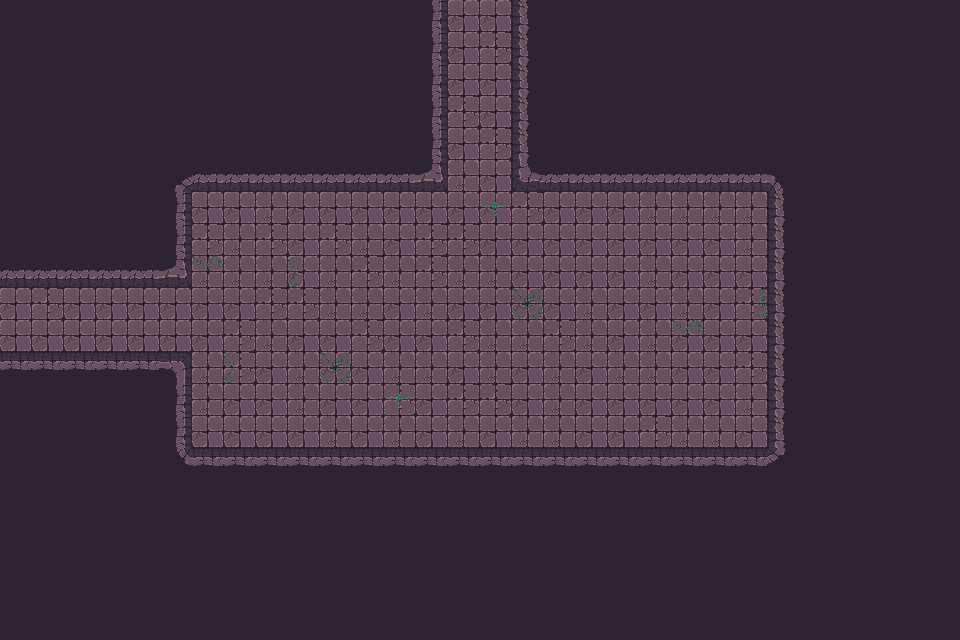

This game map was drawn from its Tiled (.tmx) file and the tilesets committed beside it. A one-line description and the full map source follow:
An orthogonal 30x20 tile map with 32x32 px tiles, 3 tile layers (Walls, Decor, Items), 2 tilesets and 58 objects.

<map version="1.10" tiledversion="1.11.2" orientation="orthogonal" renderorder="right-down" width="30" height="20" tilewidth="32" tileheight="32" infinite="0" nextlayerid="3" nextobjectid="1">
    <tileset firstgid="1" name="Town Tileset" tilewidth="32" tileheight="32" tilecount="64" columns="8">
        <image source="../../../tiles/World H Tileset.png" trans="ff00ff" width="256" height="256" />
        <tile id="4">
            <objectgroup draworder="index" id="2">
                <object id="1" x="0" y="0" width="32" height="32" />
            </objectgroup>
        </tile>
        <tile id="5">
            <objectgroup draworder="index" id="2">
                <object id="1" x="0" y="0" width="32" height="32" />
            </objectgroup>
        </tile>
        <tile id="6">
            <objectgroup draworder="index" id="2">
                <object id="1" x="0" y="0" width="32" height="32" />
            </objectgroup>
        </tile>
        <tile id="7">
            <objectgroup draworder="index" id="2">
                <object id="1" x="0" y="0" width="32" height="32" />
            </objectgroup>
        </tile>
        <tile id="8">
            <objectgroup draworder="index" id="2">
                <object id="1" x="0" y="0" width="32" height="32" />
            </objectgroup>
        </tile>
        <tile id="10">
            <objectgroup draworder="index" id="2">
                <object id="1" x="0" y="32" width="32" height="0" />
            </objectgroup>
        </tile>
        <tile id="11">
            <objectgroup draworder="index" id="2">
                <object id="1" x="0" y="32" width="32" height="0" />
                <object id="2" x="32" y="0" width="0" height="32" />
            </objectgroup>
        </tile>
        <tile id="12">
            <objectgroup draworder="index" id="2">
                <object id="1" x="32" y="0" width="0" height="32" />
            </objectgroup>
        </tile>
        <tile id="13">
            <objectgroup draworder="index" id="2">
                <object id="1" x="0" y="32" width="32" height="0" />
                <object id="2" x="0" y="32" width="32" height="0" />
                <object id="3" x="0" y="0" width="0" height="32" />
            </objectgroup>
        </tile>
        <tile id="14">
            <objectgroup draworder="index" id="2">
                <object id="1" x="0" y="0" width="0" height="32" />
            </objectgroup>
        </tile>
        <tile id="16">
            <objectgroup draworder="index" id="2">
                <object id="1" x="0" y="0" width="32" height="32" />
            </objectgroup>
        </tile>
        <tile id="24">
            <objectgroup draworder="index" id="2">
                <object id="1" x="0" y="0" width="32" height="32" />
            </objectgroup>
        </tile>
    </tileset>
    <tileset firstgid="65" name="Dungeon Crawler Tileset" tilewidth="32" tileheight="32" tilecount="100" columns="10">
        <image source="../../../tiles/Dungeon_Tile.png" trans="" width="320" height="320" />
        <tile id="2">
            <objectgroup draworder="index" id="2">
                <object id="1" x="0" y="0" width="32" height="32" />
            </objectgroup>
        </tile>
        <tile id="3">
            <objectgroup draworder="index" id="2">
                <object id="1" x="0" y="0" width="32" height="32" />
            </objectgroup>
        </tile>
        <tile id="4">
            <objectgroup draworder="index" id="2">
                <object id="1" x="0" y="0" width="32" height="32" />
            </objectgroup>
        </tile>
        <tile id="5">
            <objectgroup draworder="index" id="2">
                <object id="1" x="0" y="0" width="32" height="32" />
            </objectgroup>
        </tile>
        <tile id="6">
            <objectgroup draworder="index" id="2">
                <object id="1" x="0" y="0" width="32" height="32" />
            </objectgroup>
        </tile>
        <tile id="8">
            <objectgroup draworder="index" id="2">
                <object id="1" x="0" y="0" width="32" height="32" />
            </objectgroup>
        </tile>
        <tile id="12">
            <objectgroup draworder="index" id="2">
                <object id="1" x="0" y="0" width="32" height="32" />
            </objectgroup>
        </tile>
        <tile id="13">
            <objectgroup draworder="index" id="2">
                <object id="1" x="0" y="0" width="32" height="32" />
            </objectgroup>
        </tile>
        <tile id="14">
            <objectgroup draworder="index" id="2">
                <object id="1" x="0" y="0" width="32" height="32" />
            </objectgroup>
        </tile>
        <tile id="15">
            <objectgroup draworder="index" id="2">
                <object id="1" x="0" y="0" width="32" height="32" />
            </objectgroup>
        </tile>
        <tile id="16">
            <objectgroup draworder="index" id="2">
                <object id="1" x="0" y="0" width="32" height="32" />
            </objectgroup>
        </tile>
        <tile id="18">
            <objectgroup draworder="index" id="2">
                <object id="1" x="0" y="0" width="32" height="32" />
            </objectgroup>
        </tile>
        <tile id="22">
            <objectgroup draworder="index" id="2">
                <object id="1" x="0" y="0" width="32" height="32" />
            </objectgroup>
        </tile>
        <tile id="23">
            <objectgroup draworder="index" id="2">
                <object id="1" x="0" y="0" width="32" height="32" />
            </objectgroup>
        </tile>
        <tile id="24">
            <objectgroup draworder="index" id="2">
                <object id="1" x="0" y="0" width="32" height="32" />
            </objectgroup>
        </tile>
        <tile id="25">
            <objectgroup draworder="index" id="2">
                <object id="1" x="0" y="0" width="32" height="32" />
            </objectgroup>
        </tile>
        <tile id="26">
            <objectgroup draworder="index" id="2">
                <object id="1" x="0" y="0" width="32" height="32" />
            </objectgroup>
        </tile>
        <tile id="28">
            <objectgroup draworder="index" id="2">
                <object id="1" x="0" y="0" width="32" height="32" />
            </objectgroup>
        </tile>
        <tile id="32">
            <objectgroup draworder="index" id="2">
                <object id="1" x="0" y="0" width="32" height="32" />
            </objectgroup>
        </tile>
        <tile id="33">
            <objectgroup draworder="index" id="2">
                <object id="1" x="0" y="0" width="32" height="32" />
            </objectgroup>
        </tile>
        <tile id="34">
            <objectgroup draworder="index" id="2">
                <object id="1" x="0" y="0" width="32" height="32" />
            </objectgroup>
        </tile>
        <tile id="35">
            <objectgroup draworder="index" id="2">
                <object id="1" x="0" y="0" width="32" height="32" />
            </objectgroup>
        </tile>
        <tile id="36">
            <objectgroup draworder="index" id="2">
                <object id="1" x="0" y="0" width="32" height="32" />
            </objectgroup>
        </tile>
        <tile id="38">
            <objectgroup draworder="index" id="2">
                <object id="1" x="0" y="0" width="32" height="32" />
            </objectgroup>
        </tile>
        <tile id="42">
            <objectgroup draworder="index" id="2">
                <object id="1" x="0" y="0" width="32" height="32" />
            </objectgroup>
        </tile>
        <tile id="43">
            <objectgroup draworder="index" id="2">
                <object id="1" x="0" y="0" width="32" height="32" />
            </objectgroup>
        </tile>
        <tile id="44">
            <objectgroup draworder="index" id="2">
                <object id="1" x="0" y="0" width="32" height="32" />
            </objectgroup>
        </tile>
        <tile id="45">
            <objectgroup draworder="index" id="2">
                <object id="1" x="0" y="0" width="32" height="32" />
            </objectgroup>
        </tile>
        <tile id="46">
            <objectgroup draworder="index" id="2">
                <object id="1" x="0" y="0" width="32" height="32" />
            </objectgroup>
        </tile>
        <tile id="48">
            <objectgroup draworder="index" id="2">
                <object id="1" x="0" y="0" width="32" height="32" />
            </objectgroup>
        </tile>
        <tile id="52">
            <objectgroup draworder="index" id="2">
                <object id="1" x="0" y="0" width="32" height="32" />
            </objectgroup>
        </tile>
        <tile id="53">
            <objectgroup draworder="index" id="2">
                <object id="1" x="0" y="0" width="32" height="32" />
            </objectgroup>
        </tile>
        <tile id="54">
            <objectgroup draworder="index" id="2">
                <object id="1" x="0" y="0" width="32" height="32" />
            </objectgroup>
        </tile>
        <tile id="55">
            <objectgroup draworder="index" id="2">
                <object id="1" x="0" y="0" width="32" height="32" />
            </objectgroup>
        </tile>
        <tile id="56">
            <objectgroup draworder="index" id="2">
                <object id="1" x="0" y="0" width="32" height="32" />
            </objectgroup>
        </tile>
        <tile id="58">
            <objectgroup draworder="index" id="2">
                <object id="1" x="0" y="0" width="32" height="32" />
            </objectgroup>
        </tile>
        <tile id="62">
            <objectgroup draworder="index" id="2">
                <object id="1" x="0" y="0" width="32" height="32" />
            </objectgroup>
        </tile>
        <tile id="63">
            <objectgroup draworder="index" id="2">
                <object id="1" x="0" y="0" width="32" height="32" />
            </objectgroup>
        </tile>
        <tile id="64">
            <objectgroup draworder="index" id="2">
                <object id="1" x="0" y="0" width="32" height="32" />
            </objectgroup>
        </tile>
        <tile id="65">
            <objectgroup draworder="index" id="2">
                <object id="1" x="0" y="0" width="32" height="32" />
            </objectgroup>
        </tile>
        <tile id="66">
            <objectgroup draworder="index" id="2">
                <object id="1" x="0" y="0" width="32" height="32" />
            </objectgroup>
        </tile>
        <tile id="68">
            <objectgroup draworder="index" id="2">
                <object id="1" x="0" y="0" width="32" height="32" />
            </objectgroup>
        </tile>
        <tile id="80">
            <objectgroup draworder="index" id="2">
                <object id="1" x="0" y="0" width="32" height="32" />
            </objectgroup>
        </tile>
    </tileset>
    <layer id="1" name="Walls" width="30" height="20">
        <data encoding="csv">
122,122,122,122,122,122,122,122,122,122,122,122,122,77,75,75,79,122,122,122,122,122,122,122,122,122,122,122,122,122,
122,122,122,122,122,122,122,122,122,122,122,122,122,77,75,65,79,122,122,122,122,122,122,122,122,122,122,122,122,122,
122,122,122,122,122,122,122,122,122,122,122,122,122,77,75,75,79,122,122,122,122,122,122,122,122,122,122,122,122,122,
122,122,122,122,122,122,122,122,122,122,122,122,122,77,65,75,79,122,122,122,122,122,122,122,122,122,122,122,122,122,
122,122,122,122,122,122,122,122,122,122,122,122,122,77,75,65,79,122,122,122,122,122,122,122,122,122,122,122,122,122,
122,122,122,122,122,67,68,68,68,68,68,68,68,103,66,75,100,68,68,68,68,68,68,68,69,122,122,122,122,122,
122,122,122,122,122,77,75,75,66,75,75,75,75,75,75,75,65,75,75,75,66,66,66,66,79,122,122,122,122,122,
122,122,122,122,122,77,65,66,65,75,65,66,75,65,65,75,75,75,75,75,75,75,75,66,79,122,122,122,122,122,
68,68,68,68,68,103,66,66,66,75,66,65,66,65,66,66,75,75,75,75,66,75,75,75,79,122,122,122,122,122,
75,65,75,75,75,75,75,75,65,65,66,66,75,66,75,75,75,75,66,75,75,66,75,65,79,122,122,122,122,122,
75,75,75,75,75,75,75,65,66,75,75,65,75,75,65,66,66,65,66,75,66,75,75,75,79,122,122,122,122,122,
88,88,88,88,88,73,66,65,75,66,75,75,66,66,75,66,75,66,75,66,66,75,75,65,79,122,122,122,122,122,
122,122,122,122,122,77,66,75,75,66,75,75,65,75,65,65,75,66,75,75,75,75,75,66,79,122,122,122,122,122,
122,122,122,122,122,77,75,75,75,75,66,75,66,75,66,75,66,66,75,75,65,66,66,75,79,122,122,122,122,122,
122,122,122,122,122,87,88,88,88,88,88,88,88,88,88,88,88,88,88,88,88,88,88,88,89,122,122,122,122,122,
122,122,122,122,122,122,122,122,122,122,122,122,122,122,122,122,122,122,122,122,122,122,122,122,122,122,122,122,122,122,
122,122,122,122,122,122,122,122,122,122,122,122,122,122,122,122,122,122,122,122,122,122,122,122,122,122,122,122,122,122,
122,122,122,122,122,122,122,122,122,122,122,122,122,122,122,122,122,122,122,122,122,122,122,122,122,122,122,122,122,122,
122,122,122,122,122,122,122,122,122,122,122,122,122,122,122,122,122,122,122,122,122,122,122,122,122,122,122,122,122,122,
122,122,122,122,122,122,122,122,122,122,122,122,122,122,122,122,122,122,122,122,122,122,122,122,122,122,122,122,122,122
        </data>
    </layer>
    <layer id="1" name="Decor" width="30" height="20">
        <data encoding="csv">
133,133,133,133,133,133,133,133,133,133,133,133,133,133,133,133,133,133,133,133,133,133,133,133,133,133,133,133,133,133,
133,133,133,133,133,133,133,133,133,133,133,133,133,133,133,133,133,133,133,133,133,133,133,133,133,133,133,133,133,133,
133,133,133,133,133,133,133,133,133,133,133,133,133,133,133,133,133,133,133,133,133,133,133,133,133,133,133,133,133,133,
133,133,133,133,133,133,133,133,133,133,133,133,133,133,133,133,133,133,133,133,133,133,133,133,133,133,133,133,133,133,
133,133,133,133,133,133,133,133,133,133,133,133,133,133,133,133,133,133,133,133,133,133,133,133,133,133,133,133,133,133,
133,133,133,133,133,133,133,133,133,133,133,133,133,133,133,133,133,133,133,133,133,133,133,133,133,133,133,133,133,133,
133,133,133,133,133,133,133,133,133,133,133,133,133,133,133,135,133,133,133,133,133,133,133,133,133,133,133,133,133,133,
133,133,133,133,133,133,133,133,133,133,133,133,133,133,133,133,133,133,133,133,133,133,133,133,133,133,133,133,133,133,
133,133,133,133,133,133,138,133,133,139,133,133,133,133,133,133,133,133,133,133,133,133,133,133,133,133,133,133,133,133,
133,133,133,133,133,133,133,133,133,133,133,133,133,133,133,133,125,133,133,133,133,133,133,140,133,133,133,133,133,133,
133,133,133,133,133,133,133,133,136,133,133,133,133,133,133,133,133,133,133,133,133,138,133,133,133,133,133,133,133,133,
133,133,133,133,133,133,133,139,133,133,125,133,133,133,133,133,133,133,133,133,133,133,133,133,133,133,133,133,133,133,
133,133,133,133,133,133,133,133,133,133,133,133,135,133,133,133,133,133,133,133,133,133,133,133,133,133,133,133,133,133,
133,133,133,133,133,133,133,133,133,133,133,133,133,133,133,133,136,133,133,133,133,133,133,133,133,133,133,133,133,133,
133,133,133,133,133,133,133,133,133,133,133,133,133,133,133,133,133,133,133,133,133,133,133,133,133,133,133,133,133,133,
133,133,133,133,133,133,133,133,133,133,133,133,133,133,133,133,133,133,133,133,133,133,133,133,133,133,133,133,133,133,
133,133,133,133,133,133,133,133,133,133,133,133,133,133,133,133,133,133,133,133,133,133,133,133,133,133,133,133,133,133,
133,133,133,133,133,133,133,133,133,133,133,133,133,133,133,133,133,133,133,133,133,133,133,133,133,133,133,133,133,133,
133,133,133,133,133,133,133,133,133,133,133,133,133,133,133,133,133,133,133,133,133,133,133,133,133,133,133,133,133,133,
133,133,133,133,133,133,133,133,133,133,133,133,133,133,133,133,133,133,133,133,133,133,133,133,133,133,133,133,133,133
        </data>
    </layer>
    <layer id="1" name="Items" width="30" height="20">
        <data encoding="csv">
133,133,133,133,133,133,133,133,133,133,133,133,133,133,133,133,133,133,133,133,133,133,133,133,133,133,133,133,133,133,
133,133,133,133,133,133,133,133,133,133,133,133,133,133,133,133,133,133,133,133,133,133,133,133,133,133,133,133,133,133,
133,133,133,133,133,133,133,133,133,133,133,133,133,133,133,133,133,133,133,133,133,133,133,133,133,133,133,133,133,133,
133,133,133,133,133,133,133,133,133,133,133,133,133,133,133,133,133,133,133,133,133,133,133,133,133,133,133,133,133,133,
133,133,133,133,133,133,133,133,133,133,133,133,133,133,133,133,133,133,133,133,133,133,133,133,133,133,133,133,133,133,
133,133,133,133,133,133,133,133,133,133,133,133,133,133,133,133,133,133,133,133,133,133,133,133,133,133,133,133,133,133,
133,133,133,133,133,133,133,133,133,133,133,133,133,133,133,133,133,133,133,133,133,133,133,133,133,133,133,133,133,133,
133,133,133,133,133,133,133,133,133,133,133,133,133,133,133,133,133,133,133,133,133,133,133,133,133,133,133,133,133,133,
133,133,133,133,133,133,133,133,133,133,133,133,133,133,133,133,133,133,133,133,133,133,133,133,133,133,133,133,133,133,
133,133,133,133,133,133,133,133,133,133,133,133,133,133,133,133,133,133,133,133,133,133,133,133,133,133,133,133,133,133,
133,133,133,133,133,133,133,133,133,133,133,133,133,133,133,133,133,133,133,133,133,133,133,133,133,133,133,133,133,133,
133,133,133,133,133,133,133,133,133,133,133,133,133,133,133,133,133,133,133,133,133,133,133,133,133,133,133,133,133,133,
133,133,133,133,133,133,133,133,133,133,133,133,133,133,133,133,133,133,133,133,133,133,133,133,133,133,133,133,133,133,
133,133,133,133,133,133,133,133,133,133,133,133,133,133,133,133,133,133,133,133,133,133,133,133,133,133,133,133,133,133,
133,133,133,133,133,133,133,133,133,133,133,133,133,133,133,133,133,133,133,133,133,133,133,133,133,133,133,133,133,133,
133,133,133,133,133,133,133,133,133,133,133,133,133,133,133,133,133,133,133,133,133,133,133,133,133,133,133,133,133,133,
133,133,133,133,133,133,133,133,133,133,133,133,133,133,133,133,133,133,133,133,133,133,133,133,133,133,133,133,133,133,
133,133,133,133,133,133,133,133,133,133,133,133,133,133,133,133,133,133,133,133,133,133,133,133,133,133,133,133,133,133,
133,133,133,133,133,133,133,133,133,133,133,133,133,133,133,133,133,133,133,133,133,133,133,133,133,133,133,133,133,133,
133,133,133,133,133,133,133,133,133,133,133,133,133,133,133,133,133,133,133,133,133,133,133,133,133,133,133,133,133,133
        </data>
    </layer>
</map>
